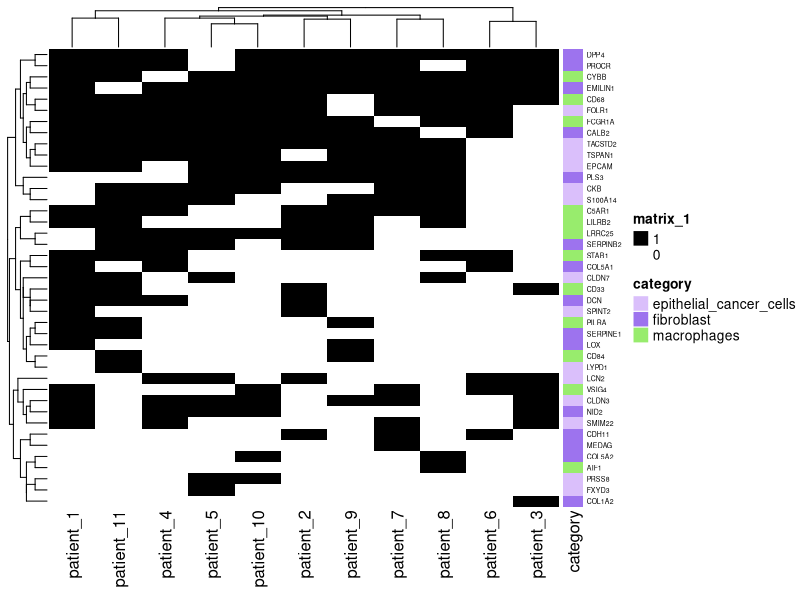
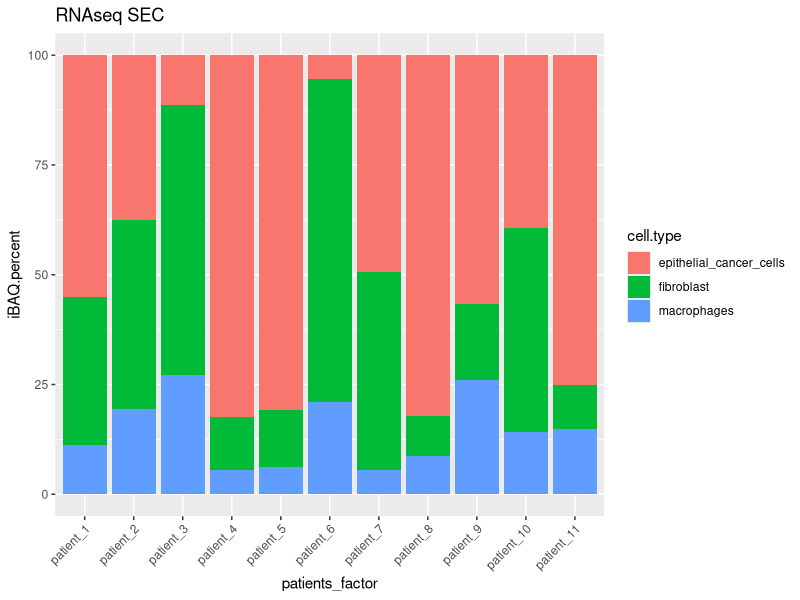
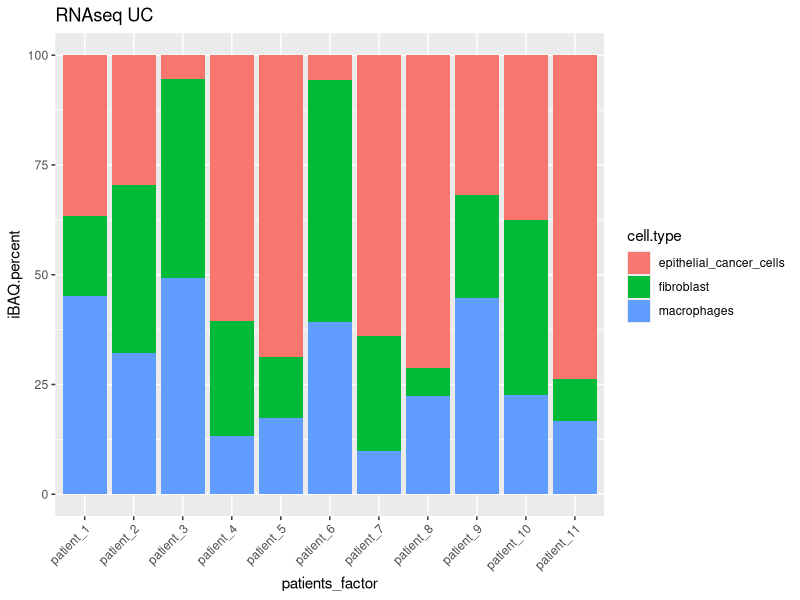

The R source for these figures, in order:
################################################################################
##################### COMPARISON WITH IZAR II. #################################
################################################################################

# Libraries required:
library(here)
library(dplyr)
library(ComplexHeatmap)
library(tibble)
library(tidyr)
library(ggplot2)

# Create output directory
dir.create(here('outputs', '11_RNAseq-comparison_II'))

# Load the data:
RNAseq_markers <- read.csv(here('outputs', '02_data-cleaning', 'updated_Izar_cell_markers_updated.csv'))

# Filter just the subset of proteins defined by Izar:
RNAseq_markers <- RNAseq_markers[RNAseq_markers$Gene.Name %in% c("CLDN3", "FOLR1", "ELF3", "CLDN4", "EPCAM", "TACSTD2", "KRTCAP3", "MMP7", "CLDN7", "SOX17",
                                                  "PRSS22", "C1orf186", "TSPAN1", "CKB", "S100A14", "LCN2", "SMIM22", "KLF5", "TMEM139",
                                                  "FXYD3", "PRSS8", "IGF2", "LYNX1", "WNT7A", "SPINT2", "KCNK15", "LYPD1", "SCNN1A", "MEDAG",
                                                  "FGF7", "COL1A1", "DCN", "SERPINE1", "COL1A2", "VCAM1", "EMILIN1", "NID2", "BDKRB1", "COL3A1",
                                                  "RGS4", "CDH11", "POSTN", "GPC3", "COL5A1", "CCDC80", "COL5A2", "LOX", "PROCR", "CALB2", "SERPINB2",
                                                  "TDO2", "FILIP1L", "COL8A1", "PTGER3", "DPP4", "PLS3", "AIF1", "MS4A4A", "MS4A6A", "LY86", "LRRC25",
                                                  "PILRA", "STAB1", "VSIG4", "CD14", "CD68", "MS4A7", "SLCO2B1", "LILRB2", "CYBB", "ASGR1", "C5AR1",
                                                  "CD84", "CSF1R", "FCGR1A", "CD163", "ADAP2", "C1QC", "IGSF6", "SLC11A1", "SCIMP", "CD33",
                                                  "RP11-290F20.3", "FPR1"), ]

RNAseq_markers$X <- NULL
RNAseq_markers$cell.type[RNAseq_markers$cell.type == "CAFs"] <- "fibroblast"
patients <- read.csv(here('outputs', '06_methods-intersection', '06_upsetplot_background-table.csv')) # 2418 proteins present in >=1 S&U
patients$X <- NULL
data.filtered <- read.csv(here('outputs', '05_filter-out-B-samples', '05_data_filtered-out-B-samples.csv'))

# Plot binary heatmap for Izar markers present in our data
RNAseq_subset_binary <- left_join(patients, RNAseq_markers, by = c("value" = "Suggested.Symbol"))
RNAseq_subset_binary <- na.omit(RNAseq_subset_binary)

RNAseq_subset_binary_mat <- as.matrix(RNAseq_subset_binary[, 2:12])
rownames(RNAseq_subset_binary_mat) <-RNAseq_subset_binary$value

category <- factor(RNAseq_subset_binary$cell.type)

row_ha <- rowAnnotation(category = category)

svg(here('outputs', '11_RNAseq-comparison_II', '11_RNAseq_heatmap-binary.svg'))
#pdf(here('outputs', '11_RNAseq-comparison_II', '11_RNAseq-heatmap-binary.pdf'))
Heatmap(RNAseq_subset_binary_mat,  col = c("white", "black"),
        right_annotation = row_ha,
        row_names_gp = gpar(fontsize = 5))
dev.off()

# SEC barplots
SEC1 <- RNAseq_subset_binary_mat
SEC2 <- data.filtered[data.filtered$Suggested.Symbol %in% rownames(RNAseq_subset_binary_mat), ]

SEC2 <- SEC2 %>% select(-starts_with("U"), -X, -name, -ID)
rownames(SEC2) <- SEC2$Suggested.Symbol
SEC2$Suggested.Symbol <- NULL

SEC1 <- SEC1[order(row.names(SEC1)), ]
SEC2 <- SEC2[order(row.names(SEC2)), ]

SEC_final <- SEC1

for (i in 1:nrow(SEC_final)) {
  for (j in 1: ncol(SEC_final)){
    if (SEC_final[i,j] == 1) {
      SEC_final[i,j] <- SEC2[i,j]
    }
  }
}

SEC_long <- as.data.frame(SEC_final)
SEC_long <- left_join(rownames_to_column(SEC_long), RNAseq_subset_binary %>% select(value, cell.type), by = c("rowname" = "value"))
SEC_long <- pivot_longer(SEC_long, cols = patient_1:patient_11, names_to = 'patient', values_to = 'intensity')

svg(here('outputs', '11_RNAseq-comparison_II', '11_RNAseq_heatmap-SEC.svg'))
#pdf(here('outputs', '11_RNAseq-comparison_II', '11_RNAseq-heatmap-SEC.pdf'))
SEC_long %>%
  group_by(patient, cell.type) %>%
  mutate(mean.iBAQ = mean(intensity)) %>%
  ungroup() %>%
  group_by(patient) %>%
  mutate(iBAQ.percent = mean.iBAQ/sum(intensity)*100) %>%
  mutate(patients_factor = factor(patient, levels = c("patient_1", "patient_2", "patient_3", "patient_4",
                                                      "patient_5", "patient_6", "patient_7", "patient_8",
                                                      "patient_9", "patient_10", "patient_11"))) %>%
  ggplot(., aes(x = patients_factor, y = iBAQ.percent, fill = cell.type))+
  geom_bar(stat = "identity")  +
  theme(axis.text.x = element_text(angle = 45,  hjust=1))+
  labs(title = "RNAseq SEC")
dev.off()

# UC barplots

UC1 <- RNAseq_subset_binary_mat
UC2 <- data.filtered[data.filtered$Suggested.Symbol %in% rownames(RNAseq_subset_binary_mat), ]

UC2 <- UC2 %>% select(-c(S1, S2, S3, S4, S5, S6, S7, S8, S9, S10, S11), -X, -name, -ID)
rownames(UC2) <- UC2$Suggested.Symbol
UC2$Suggested.Symbol <- NULL

UC1 <- UC1[order(row.names(UC1)), ]
UC2 <- UC2[order(row.names(UC2)), ]

UC_final <- UC1

for (i in 1:nrow(UC_final)) {
  for (j in 1: ncol(UC_final)){
    if (UC_final[i,j] == 1) {
      UC_final[i,j] <- UC2[i,j]
    }
  }
}

UC_long <- as.data.frame(UC_final)
UC_long <- left_join(rownames_to_column(UC_long), RNAseq_subset_binary %>% select(value, cell.type), by = c("rowname" = "value"))
UC_long <- pivot_longer(UC_long, cols = patient_1:patient_11, names_to = 'patient', values_to = 'intensity')

# Save SEC and UC long dataframes
save(SEC_long, UC_long, file = here('outputs', '11_RNAseq-comparison_II', '11_SEC-UC-long-df.RData'))

svg(here('outputs', '11_RNAseq-comparison_II', '11_RNAseq_heatmap-UC.svg'))
#pdf(here('outputs', '11_RNAseq-comparison_II', '11_RNAseq-heatmap-UC.pdf'))
UC_long %>%
  group_by(patient, cell.type) %>%
  mutate(mean.iBAQ = mean(intensity)) %>%
  ungroup() %>%
  group_by(patient) %>%
  mutate(iBAQ.percent = mean.iBAQ/sum(intensity)*100) %>%
  mutate(patients_factor = factor(patient, levels = c("patient_1", "patient_2", "patient_3", "patient_4",
                                                      "patient_5", "patient_6", "patient_7", "patient_8",
                                                      "patient_9", "patient_10", "patient_11"))) %>%
  ggplot(., aes(x = patients_factor, y = iBAQ.percent, fill = cell.type))+
  geom_bar(stat = "identity")  +
  theme(axis.text.x = element_text(angle = 45,  hjust=1))+
  labs(title = "RNAseq UC")
dev.off()


# Create tables with percentages

SEC.df <- SEC_long %>%
  group_by(patient, cell.type) %>%
  mutate(mean.iBAQ = mean(intensity)) %>%
  ungroup() %>%
  group_by(patient) %>%
  mutate(iBAQ.percent = mean.iBAQ/sum(intensity)*100) %>%
  group_by(patient, cell.type) %>%
  summarise(sum.percent = sum(iBAQ.percent)) %>%
  pivot_wider(names_from = "patient", values_from = "sum.percent")

SEC.df <- SEC.df[, c(1,2, 5:12, 3,4)]

write.csv(SEC.df, here('outputs', '11_RNAseq-comparison_II', '11_RNAseq_heatmap-SEC_percent-table.csv'))

UC.df <- UC_long %>%
  group_by(patient, cell.type) %>%
  mutate(mean.iBAQ = mean(intensity)) %>%
  ungroup() %>%
  group_by(patient) %>%
  mutate(iBAQ.percent = mean.iBAQ/sum(intensity)*100) %>%
  group_by(patient, cell.type) %>%
  summarise(sum.percent = sum(iBAQ.percent)) %>%
  pivot_wider(names_from = "patient", values_from = "sum.percent")

UC.df <- UC.df[, c(1,2, 5:12, 3,4)]

write.csv(UC.df, here('outputs', '11_RNAseq-comparison_II', '11_RNAseq_heatmap-UC_percent-table.csv'))
